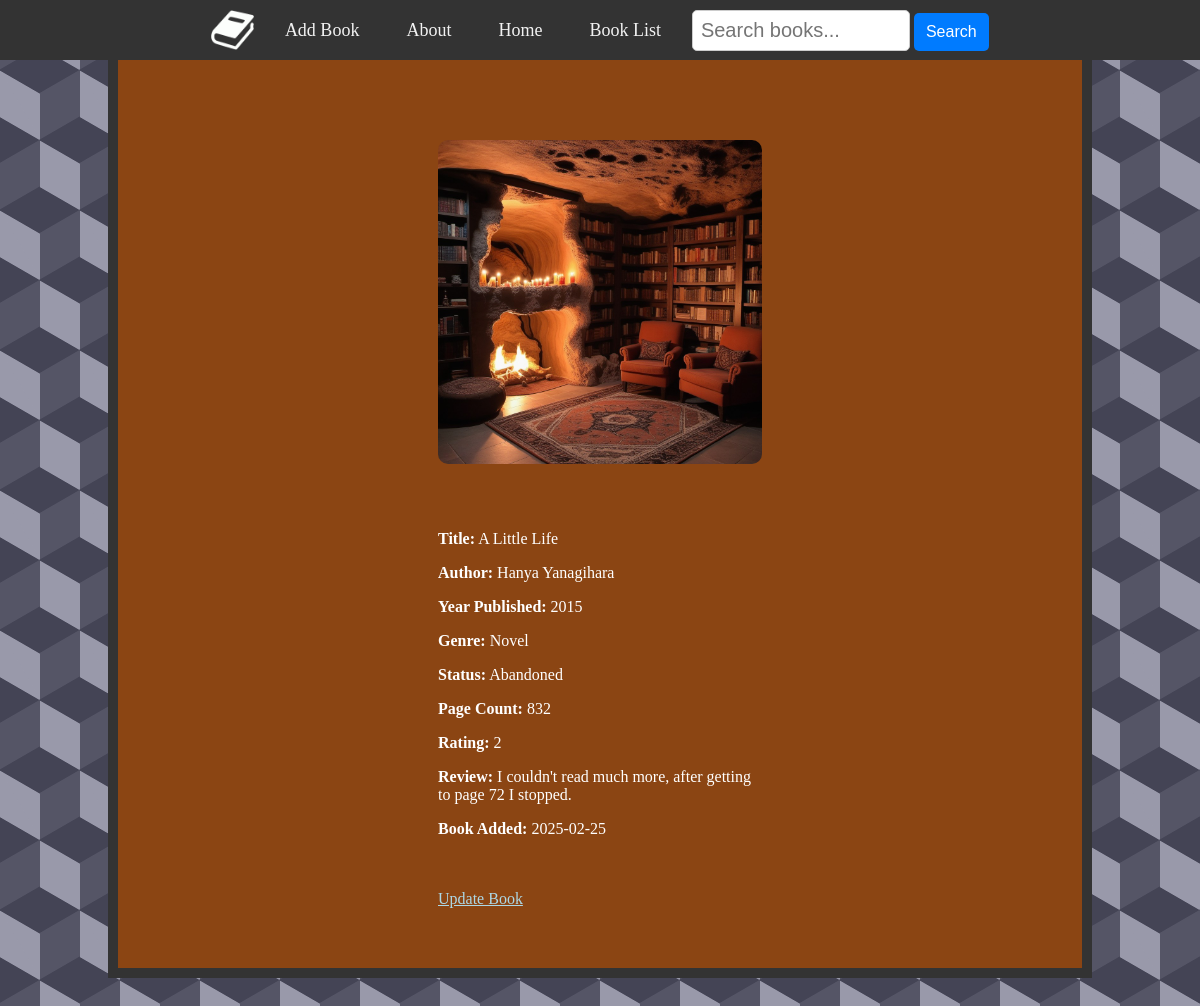
The page /public/pages/view_book.php?id=7 on the database its author committed.
### tables this page shows
CREATE TABLE `books` (
  `id` int(11) NOT NULL,
  `title` varchar(255) NOT NULL,
  `author` varchar(255) NOT NULL,
  `publish_year` year(4) DEFAULT NULL,
  `genre` varchar(100) DEFAULT NULL,
  `status` varchar(100) DEFAULT 'In Progress',
  `page_count` int(10) UNSIGNED DEFAULT NULL,
  `listen_time` int(10) UNSIGNED DEFAULT NULL,
  `rating` int(11) DEFAULT NULL CHECK (`rating` between 1 and 5),
  `review` text DEFAULT NULL,
  `created_at` date NOT NULL,
  `updated_at` timestamp NOT NULL DEFAULT current_timestamp() ON UPDATE current_timestamp()
);

### public/pages/view_book.php (the view, shortened to what this page needs)
<?php
require_once '../../includes/creds.php';
$id = ($_GET['id']);
if ($id !== NULL) {
    $query = "SELECT title, author, publish_year, genre, status, page_count, listen_time, rating, review, created_at
        FROM books Where id = $id";
    $stmt = $pdo->prepare($query);
    $stmt->execute();
    $book = $stmt->fetch();
}
$hours = floor($book['listen_time'] / 60);
$minutes = $book['listen_time'] % 60;
?>
<!DOCTYPE html>
<html lang="en">
<head>
    <link rel="stylesheet" href="../assets/styles.css">
</head>
<body>
<div class="navbar">
    <img src="../assets/whiteBookIcon.png" alt="White Book Icon">
    <a href="add_book.php">Add Book</a>
    <a href="#news">About</a>
    <a href="../../index.php">Home</a>
    <a href="search_book.php">Book List</a>
    <form method="GET" action="search_book.php">
    <input type="text" name="search" placeholder="Search books..." value="<?= $_GET['search'] ?? '' ?>">
        <button type="submit">Search</button>
    </form>
</div>
<div class="titleBar">
    <div class="container">
    <img class="container__image" src="../assets/fireplace.jpg" alt="Cave Fire Place">
    <div class="container__text">
    <?php
        echo '<p><strong>Title:</strong> ' . $book['title'] . '</p>';
        echo '<p><strong>Author:</strong> ' . $book['author'] . '</p>';
        echo '<p><strong>Year Published:</strong> ' . $book['publish_year'] . '</p>';
        echo '<p><strong>Genre:</strong> ' . $book['genre'] . '</p>';
        echo '<p><strong>Status:</strong> ' . $book['status'] . '</p>';
        if ($book['page_count'] != NULL) {
            echo '<p><strong>Page Count:</strong> ' . $book['page_count'] . '</p>';}
        else {
            echo '<p><strong>Listen Time:</strong> ' . $hours . ' hr ' . $minutes . ' min</p>';
        }
        echo '<p><strong>Rating:</strong> ' . $book['rating'] . '</p>';
        echo '<p><strong>Review:</strong> ' . $book['review'] . '</p>';
        echo '<p><strong>Book Added:</strong> ' . $book['created_at'] . '</p>';
        echo '<br><br> <a href="update_book.php?id=' . htmlspecialchars($id) . '">Update Book</a>';
    ?>
</div>
</div>
</div>
</body>
</html>

### public/assets/styles.css (style rules this page uses)
body { background-color: #556; background-image: linear-gradient(30deg, #445 12%, transparent 12.5%, transparent 87%, #445 87.5%, #445), linear-gradient(150deg, #445 12%, transparent 12.5%, transparent 87%, #445 87.5%, #445), linear-gradient(30deg, #445 12%, transparent 12.5%, transparent 87%, #445 87.5%, #445), linear-gradient(150deg, #445 12%, transparent 12.5%, transparent 87%, #445 87.5%, #445), linear-gradient(60deg, #99a 25%, transparent 25.5%, transparent 75%, #99a 75%, #99a), linear-gradient(60deg, #99a 25%, transparent 25.5%, transparent 75%, #99a 75%, #99a); background-size: 80px 140px; background-position: 0 0, 0 0, 40px 70px, 40px 70px, 0 0, 40px 70px; color: white; }
a { color: lightblue }
.navbar { width: 100%; height: 60px; background-color: #333; display: flex; align-items: center; justify-content: center; gap: 15px; position: fixed; top: 0; left: 0; right: 0; z-index: 1000; }
.navbar img { max-height: 40px; width: auto; }
.navbar a { color: #f2f2f2; text-align: center; text-decoration: none; font-size: 18px; padding: 10px 16px; }
.navbar input[type="text"] { padding: 8px; font-size: 20px; border: 1px solid #ccc; width: 200px; border-radius: 5px; background-color: white; color: black; }
.navbar button { padding: 10px 12px; font-size: 16px; border: none; background-color: #007bff; color: white; cursor: pointer; border-radius: 5px; }
.titleBar { border: 10px solid #333; margin: 50px 100px 80px 100px; background-color: saddlebrown; padding: 20px; }
.container { padding: 60px 300px 40px; max-width: 1000px; display: flex; flex-wrap: wrap; gap: 50px; align-items: center; }
.container__image { border: #333; border-radius: 10px; width: 100%; max-width: 500px; height: auto; flex: 1 1 200px; }
.container__text { flex: 2 1 450px; }

### rows shown on the page
books: title "A Little Life", author "Hanya Yanagihara", publish_year "2015", genre "Novel", status "Abandoned", page_count "832", rating "2", review "I couldn't read much more, after getting to page 72 I stopped.", created_at "2025-02-25"
